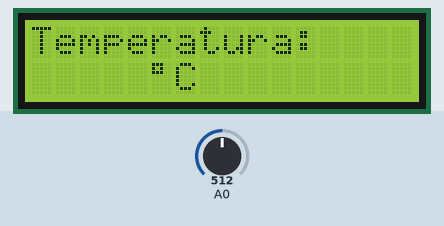
Recording of a sketch running on a simulated Arduino Uno, built with avr-gcc and run on an emulated ATmega328P. On the bench: 16×2 character LCD. The test bench sets the inputs (shaded band); at power-on: A0 = 512.

Above: at 1.2 s.
1.3 s: A0 set to 716
At 3.1 s:
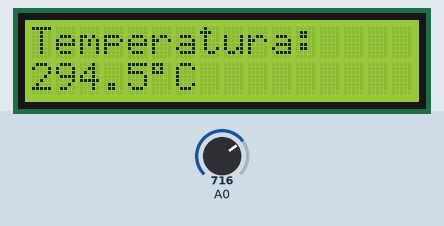
3.7 s: A0 set to 900
At 5.3 s:
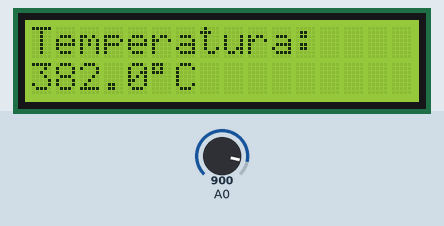
6.0 s: A0 set to 1023
At 7.6 s:
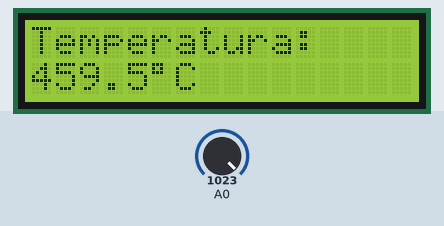
Timing chart, 0 to 9.1 s (numbered marks = the images above; inputs shaded):
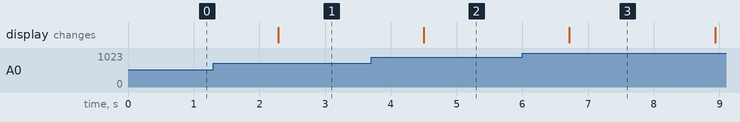

The sketch:

Termometro.ino
```cpp
#include <Wire.h>     // libreria de comunicacion por I2C
#include <LCD.h>      // libreria para funciones de LCD
#include <LiquidCrystal_I2C.h>    // libreria para LCD por I2C

LiquidCrystal_I2C lcd (0x27, 2, 1, 0, 4, 5, 6, 7); // DIR, E, RW, RS, D4, D5, D6, D7

float adc;
float temperatura;
float Promedio;
int contador;
float temperatura_prom;
int temp_entera;
float temp_f;
float resta;
void setup()
{
    lcd.setBacklightPin(3,POSITIVE);  // puerto P3 de PCF8574 como positivo
    lcd.setBacklight(HIGH);   // habilita iluminacion posterior de LCD
    lcd.begin(16, 2);     // 16 columnas por 2 lineas para LCD 1602A
    lcd.clear();      // limpia pantalla
    Promedio=0.0;
    contador=0;
}

void loop()
{
    adc = analogRead(A0);
  temperatura = (adc*500.0)/1023;
  Promedio=Promedio+temperatura;

  lcd.setCursor(0, 0);      // ubica cursor en columna 0, linea 0
  lcd.print("Temperatura:");  // escribe el texto en pantalla


  contador++;

  if (contador >= 150) {
    // turn LED on:
    temperatura_prom=Promedio/contador;
    temp_entera=temperatura_prom;
    resta=temperatura_prom-temp_entera;
    if (resta >= 0.5)
    {
      temp_f=temp_entera+1;
      }
      else
      {
        temp_f=temp_entera+0.5;
        }
       temp_f=temp_f-0;
    lcd.setCursor(0, 1);      // ubica cursor en columna 0, linea 1
    lcd.print(temp_f);
    Promedio=0.0;
    contador=0;
  }


  //delay(1);
  lcd.setCursor(5, 1);      // ubica cursor en columna 0, linea 1
    lcd.print((char)223);
    lcd.print('C');


}
```

Measured:
- after the input at 1.3 s, the display: changes after 0.98 s (image 1)
- after the input at 3.7 s, the display: changes after 0.80 s (image 2)
- after the input at 6.0 s, the display: changes after 0.72 s (image 3)
